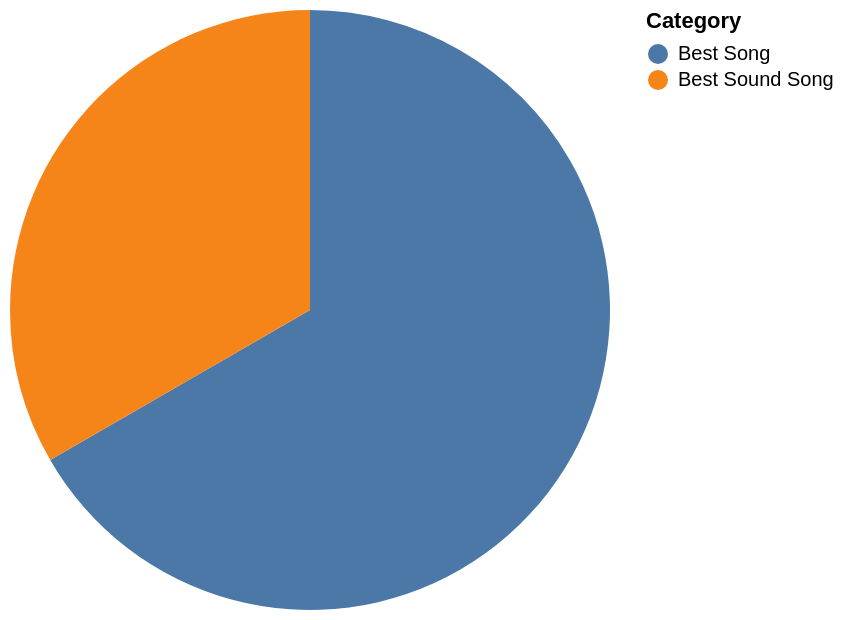

Here is the Vega-Lite specification saved for this chart:
### Vega-Lite specification from a JSON file in a GitHub repository (floating-point values rounded to 4 significant figures)
{"data": {"values": [{"x_data": "Best Song", "y_data": 2}, {"x_data": "Best Sound Song", "y_data": 1}]}, "mark": "arc", "encoding": {"theta": {"field": "y_data", "type": "quantitative", "title": "COUNT(Category)"}, "color": {"field": "x_data", "type": "nominal", "title": "Category"}}}
